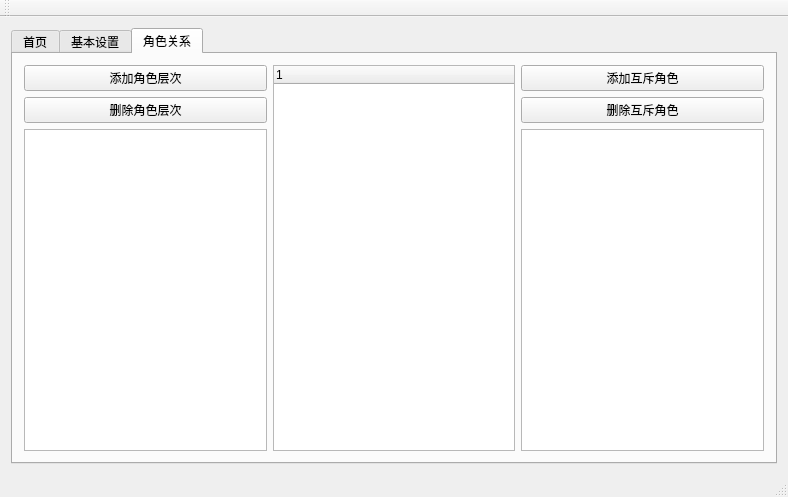
<?xml version="1.0" encoding="UTF-8"?>
<ui version="4.0">
 <class>MainWindow</class>
 <widget class="QMainWindow" name="MainWindow">
  <property name="geometry">
   <rect>
    <x>0</x>
    <y>0</y>
    <width>788</width>
    <height>497</height>
   </rect>
  </property>
  <property name="windowTitle">
   <string>MainWindow</string>
  </property>
  <widget class="QWidget" name="centralWidget">
   <layout class="QVBoxLayout" name="verticalLayout_10">
    <item>
     <layout class="QVBoxLayout" name="verticalLayout_11">
      <item>
       <widget class="QTabWidget" name="tabWidget">
        <property name="currentIndex">
         <number>2</number>
        </property>
        <widget class="QWidget" name="tab">
         <attribute name="title">
          <string>首页</string>
         </attribute>
         <layout class="QVBoxLayout" name="verticalLayout_3">
          <item>
           <layout class="QHBoxLayout" name="horizontalLayout_8">
            <item>
             <widget class="QLabel" name="welcomeLabel">
              <property name="text">
               <string>welcome</string>
              </property>
             </widget>
            </item>
            <item>
             <spacer name="horizontalSpacer">
              <property name="orientation">
               <enum>Qt::Horizontal</enum>
              </property>
              <property name="sizeHint" stdset="0">
               <size>
                <width>40</width>
                <height>20</height>
               </size>
              </property>
             </spacer>
            </item>
            <item>
             <widget class="QPushButton" name="uChangeButton">
              <property name="minimumSize">
               <size>
                <width>94</width>
                <height>0</height>
               </size>
              </property>
              <property name="text">
               <string>切换用户</string>
              </property>
             </widget>
            </item>
            <item>
             <widget class="QPushButton" name="clearButton">
              <property name="minimumSize">
               <size>
                <width>94</width>
                <height>0</height>
               </size>
              </property>
              <property name="text">
               <string>注销用户</string>
              </property>
             </widget>
            </item>
            <item>
             <widget class="QPushButton" name="exitButton">
              <property name="minimumSize">
               <size>
                <width>94</width>
                <height>0</height>
               </size>
              </property>
              <property name="text">
               <string>退出</string>
              </property>
             </widget>
            </item>
           </layout>
          </item>
          <item>
           <layout class="QHBoxLayout" name="horizontalLayout_7">
            <item>
             <widget class="QLabel" name="label1">
              <property name="text">
               <string>拥有角色情况</string>
              </property>
             </widget>
            </item>
            <item>
             <widget class="QLabel" name="label2">
              <property name="text">
               <string>激活角色情况</string>
              </property>
             </widget>
            </item>
           </layout>
          </item>
          <item>
           <layout class="QHBoxLayout" name="horizontalLayout_6">
            <item>
             <widget class="QTableView" name="tableView1"/>
            </item>
            <item>
             <widget class="QTableView" name="tableView2"/>
            </item>
           </layout>
          </item>
          <item>
           <layout class="QHBoxLayout" name="horizontalLayout_10">
            <item>
             <widget class="QPushButton" name="activateButton">
              <property name="text">
               <string>激活角色</string>
              </property>
             </widget>
            </item>
            <item>
             <widget class="QPushButton" name="inactiveButton">
              <property name="text">
               <string>取消激活</string>
              </property>
             </widget>
            </item>
            <item>
             <widget class="QPushButton" name="sButton">
              <property name="text">
               <string>创建会话</string>
              </property>
             </widget>
            </item>
           </layout>
          </item>
         </layout>
        </widget>
        <widget class="QWidget" name="tab_2">
         <attribute name="title">
          <string>基本设置</string>
         </attribute>
         <layout class="QVBoxLayout" name="verticalLayout_5">
          <item>
           <layout class="QHBoxLayout" name="horizontalLayout_2">
            <item>
             <layout class="QVBoxLayout" name="verticalLayout_6">
              <item>
               <widget class="QPushButton" name="creRolButton">
                <property name="text">
                 <string>添加角色</string>
                </property>
               </widget>
              </item>
              <item>
               <widget class="QPushButton" name="delRolButton">
                <property name="text">
                 <string>删除角色</string>
                </property>
               </widget>
              </item>
              <item>
               <widget class="QTableView" name="tableView3"/>
              </item>
             </layout>
            </item>
            <item>
             <layout class="QVBoxLayout" name="verticalLayout_9">
              <item>
               <widget class="QPushButton" name="crePowButton">
                <property name="text">
                 <string>添加权限</string>
                </property>
               </widget>
              </item>
              <item>
               <widget class="QPushButton" name="delPowButton">
                <property name="text">
                 <string>删除权限</string>
                </property>
               </widget>
              </item>
              <item>
               <widget class="QTableView" name="tableView4"/>
              </item>
             </layout>
            </item>
            <item>
             <layout class="QVBoxLayout" name="verticalLayout_8">
              <item>
               <widget class="QPushButton" name="urButton">
                <property name="text">
                 <string>指派用户</string>
                </property>
               </widget>
              </item>
              <item>
               <widget class="QPushButton" name="durButton">
                <property name="text">
                 <string>删除指派</string>
                </property>
               </widget>
              </item>
              <item>
               <widget class="QTableView" name="tableView5"/>
              </item>
             </layout>
            </item>
            <item>
             <layout class="QVBoxLayout" name="verticalLayout_7">
              <item>
               <widget class="QPushButton" name="rpButton">
                <property name="text">
                 <string>指派权限</string>
                </property>
               </widget>
              </item>
              <item>
               <widget class="QPushButton" name="drpButton">
                <property name="text">
                 <string>删除指派</string>
                </property>
               </widget>
              </item>
              <item>
               <widget class="QTableView" name="tableView6"/>
              </item>
             </layout>
            </item>
           </layout>
          </item>
         </layout>
        </widget>
        <widget class="QWidget" name="tab_3">
         <attribute name="title">
          <string>角色关系</string>
         </attribute>
         <layout class="QHBoxLayout" name="horizontalLayout_5">
          <item>
           <layout class="QHBoxLayout" name="horizontalLayout">
            <item>
             <layout class="QVBoxLayout" name="verticalLayout">
              <item>
               <widget class="QPushButton" name="rhButton">
                <property name="text">
                 <string>添加角色层次</string>
                </property>
               </widget>
              </item>
              <item>
               <widget class="QPushButton" name="drhButton">
                <property name="text">
                 <string>删除角色层次</string>
                </property>
               </widget>
              </item>
              <item>
               <widget class="QTableView" name="tableView7"/>
              </item>
             </layout>
            </item>
            <item>
             <widget class="QTreeWidget" name="treeWidget">
              <column>
               <property name="text">
                <string notr="true">1</string>
               </property>
              </column>
             </widget>
            </item>
            <item>
             <layout class="QVBoxLayout" name="verticalLayout_4">
              <item>
               <widget class="QPushButton" name="rrButton">
                <property name="text">
                 <string>添加互斥角色</string>
                </property>
               </widget>
              </item>
              <item>
               <widget class="QPushButton" name="drrButton">
                <property name="text">
                 <string>删除互斥角色</string>
                </property>
               </widget>
              </item>
              <item>
               <widget class="QTableView" name="tableView8"/>
              </item>
             </layout>
            </item>
           </layout>
          </item>
         </layout>
        </widget>
       </widget>
      </item>
     </layout>
    </item>
   </layout>
  </widget>
  <widget class="QMenuBar" name="menuBar">
   <property name="geometry">
    <rect>
     <x>0</x>
     <y>0</y>
     <width>788</width>
     <height>22</height>
    </rect>
   </property>
  </widget>
  <widget class="QToolBar" name="mainToolBar">
   <attribute name="toolBarArea">
    <enum>TopToolBarArea</enum>
   </attribute>
   <attribute name="toolBarBreak">
    <bool>false</bool>
   </attribute>
  </widget>
  <widget class="QStatusBar" name="statusBar"/>
 </widget>
 <layoutdefault spacing="6" margin="11"/>
 <resources/>
 <connections/>
</ui>
